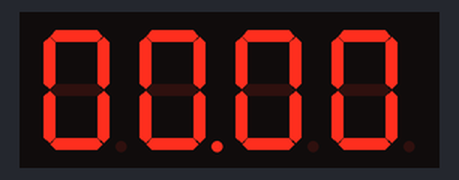
A sketch run on a simulated Arduino Uno, built with avr-gcc and run on an emulated ATmega328P. On the bench: 4-digit seven-segment display.

Above: at 0.1 s.
At 64.3 s:
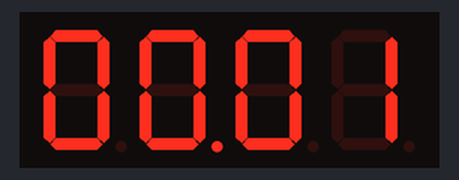
At 128.6 s:
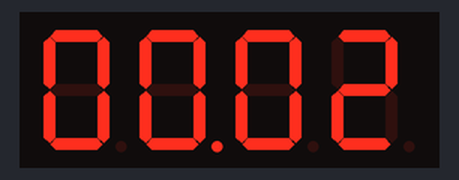

Measured:
- what the display in image 1 shows lasts 64.3 s, from 64.3 s to 128.6 s

The sketch:

parte2A_v3_.ino
```cpp
/*
Sistemas Embebidos TP1 Parte 2A-Display de 7 segmentos com 4 digitos (Relógio)
Trabalho realizado por:
  Cláudio Coelho a22106474
  Lucas Martins a22103318
Trabalho realizado com base em:
  https://www.youtube.com/watch?v=3m4jhmafg8E
  https://www.youtube.com/watch?v=6XY9PooMrms&t=1101s
  https://www.youtube.com/watch?v=fYAlE1u5rno&t=44s
  https://www.electronicssimplified.in/feed/2062/
  https://github.com/DeanIsMe/SevSeg/tree/master
  https://projecthub.arduino.cc/SAnwandter1/programming-4-digit-7-segment-led-display-5c4617
  https://www.arduino.cc/reference/en/libraries/sevseg/
*/

#include "SevSeg.h" //Biblioteca para o controlo de displays de 7 segmentos com 4 digitos.

#define segA 2
#define segB 3
#define segC 4
#define segD 5
#define segE 6
#define segF 7
#define segG 8
#define segDP 9
#define D1 10
#define D2 11
#define D3 12
#define D4 13

SevSeg sevseg;

void setup() {
  //Configuração da biblioteca
  byte numDigits = 4;
  byte digitPins[] = {10, 11, 12, 13};
  byte segmentPins[] = {2, 3, 4, 5, 6, 7, 8, 9};
  bool resistorsOnSegments = false; //Indica à biblioteca que não há resistências nos segmentos.
  byte hardwareConfig = COMMON_ANODE; //Mostra à biblioteca que o display a ser utilizado é um display ânodo comum
  bool updateWithDelays = false; //Por defeito é false, recomendado segundo a documentação da biblioteca.
  bool leadingZeros = true; //Mostra zeros nas casas da esquerda caso o valor ocupe menos de quatro digitos no display.
  bool disableDecPoint = false; //Mantém permite a ativação do ponto décimal por meio da biblioteca.
  sevseg.begin(hardwareConfig, numDigits, digitPins, segmentPins, resistorsOnSegments,updateWithDelays, leadingZeros, disableDecPoint);

  //Coloca os pinos de 2 a 13 a realizar output.
  for (byte i = 2; i < 14; i++){pinMode(i, OUTPUT);}
}

int countD1 = 0; //Define o primeiro digito da hora.
int countD2 = 0; //Define o segundo digito da hora.
int countD3 = 0; //Define o primeiro digito dos minutos.
int countD4 = 0; //Define o segundo digito dos minutos.

void loop() {

  if(countD4 >= 10){countD4=0;countD3+=1;} //Incrementa o primeiro digito dos minutos e iguala o segundo a 0 sempre que o segundo seja maior ou igual a 10.
  if(countD3 >= 6){countD3=0;countD2+=1;} //Incrementa o segundo digito das horas e igual o primeiro dos minutos a 0 sempre que o primeiro digito dos minutos seja maior ou igual a 6.
  if(countD1 < 2){ //Verifica se o primeiro digito das horas é superior a 2.
    if(countD2 >= 10){countD2=0;countD1+=1;} //Se o primeiro digito das horas fôr maior que 2 e o segundo maior ou igual a 10 o primeiro digito das horas é incrementado e o segundo é igualado a 0.
  }else{  //Ocorre caso o primeiro digito das horas seja inferior a 2.
    if(countD2 >= 4){countD1=0;countD2=0;countD3=0;countD4=0;} //Se o primeiro digito das hora fôr menor que 2 e o segundo maior ou igual a quatro os quatro digitos do display são igualados a 0.
  }
  for(int i=0;i<26950;i++){ //Garante que cada hora aparece no display durante aproximadamente 1 minuto, o número de ciclos ideal para tal (26950) foi definido através de vários testes.
  sevseg.setNumber(countD1*1000 + countD2*100 + countD3*10 + countD4,2); //Define o número que o display deve mostrar e o número de casas decimais presentes no mesmo.
  sevseg.refreshDisplay(); //Fundamental para o funcionamento correto da biblioteca, garantindo que o display mostre o que deve.
  delay(2);
}
  countD4 += 1; //Incrementado cada vez que o loop é realizado.
}
```
